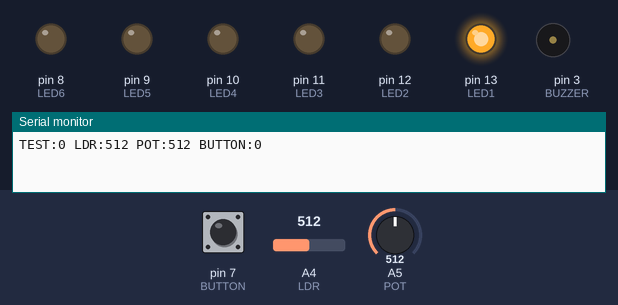
The sketch below on a simulated Arduino Uno, built with avr-gcc and run on an emulated ATmega328P. On the bench: output pins drawn as LEDs (lit = HIGH), buzzer (waves = sounding), the last lines printed to the serial monitor. The inputs (shaded band) are chosen by the test bench; at power-on: pin 7 (BUTTON) LOW, A4 (LDR) = 512, A5 (POT) = 512.

Above: at 0.2 s.
At 1.7 s:
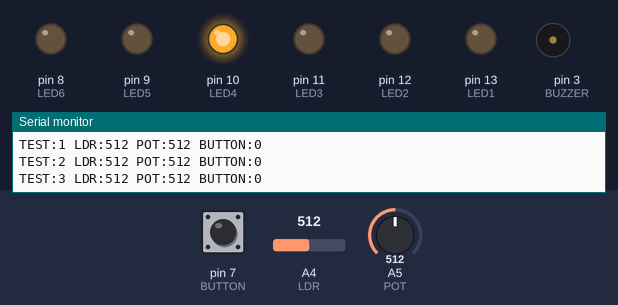
At 2.2 s:
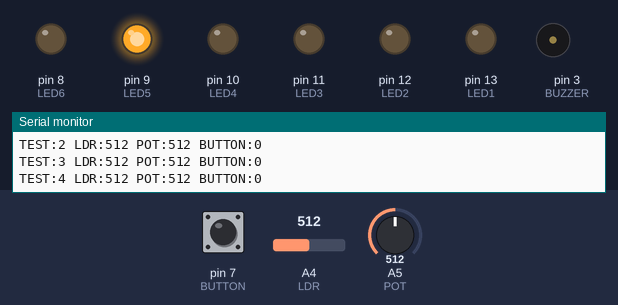
At 4.7 s:
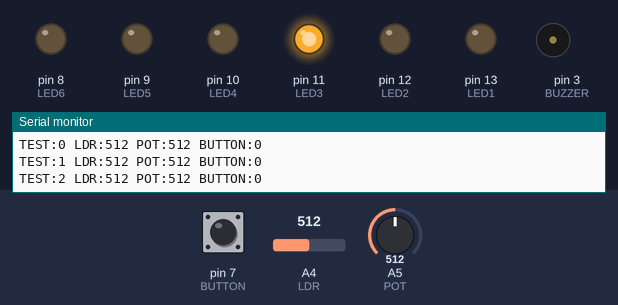
At 6.2 s:
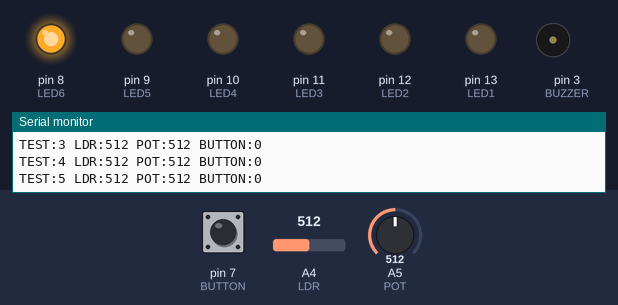
At 7.7 s:
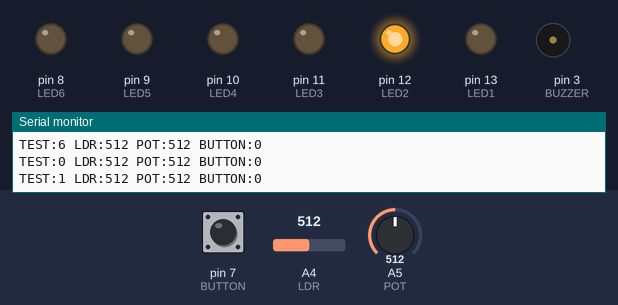
Timing chart, 0 to 8.1 s (numbered marks = the images above):
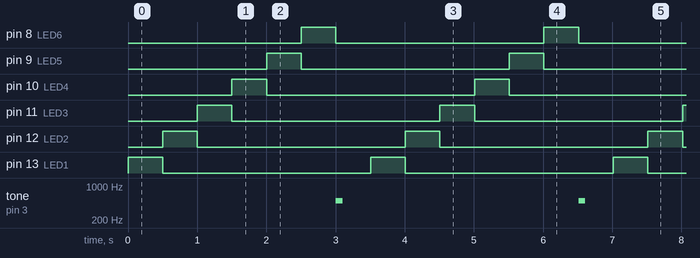

Measured:
- by itself, pin 8 (LED6), pin 9 (LED5), pin 10 (LED4), pin 11 (LED3), pin 12 (LED2), pin 13 (LED1): alternates HIGH for 0.50 s and LOW for 3.0 s
- by itself, tone on pin 3 (BUZZER): alternates 500 Hz for 0.10 s and silent for 3.4 s

The sketch:

Coding_Shield_Test.ino
```cpp
#define LED1 (13)
#define LED2 (12)
#define LED3 (11)
#define LED4 (10)
#define LED5 (9)
#define LED6 (8)
#define BUZZER (3)
#define BUTTON (7)
#define LDR (A4)
#define POT (A5)

void setup() {
  Serial.begin(115200);
  pinMode(LED1,OUTPUT);
  pinMode(LED2,OUTPUT);
  pinMode(LED3,OUTPUT);
  pinMode(LED4,OUTPUT);
  pinMode(LED5,OUTPUT);
  pinMode(LED6,OUTPUT);
  pinMode(BUZZER,OUTPUT);
}

void loop() {
  for(int i=0;i<7;i++){
    digitalWrite(LED1,LOW);
    digitalWrite(LED2,LOW);
    digitalWrite(LED3,LOW);
    digitalWrite(LED4,LOW);
    digitalWrite(LED5,LOW);
    digitalWrite(LED6,LOW);
    switch(i){
      case 0:digitalWrite(LED1,HIGH);break;
      case 1:digitalWrite(LED2,HIGH);break;
      case 2:digitalWrite(LED3,HIGH);break;
      case 3:digitalWrite(LED4,HIGH);break;
      case 4:digitalWrite(LED5,HIGH);break;
      case 5:digitalWrite(LED6,HIGH);break;
      case 6:tone(BUZZER,500,100);break;
    }
    Serial.print("TEST:");
    Serial.print(i);
    Serial.print(" LDR:");
    Serial.print(analogRead(LDR));
    Serial.print(" POT:");
    Serial.print(analogRead(POT));
    Serial.print(" BUTTON:");
    Serial.println(digitalRead(BUTTON));
    delay(500);
  }
}
```
